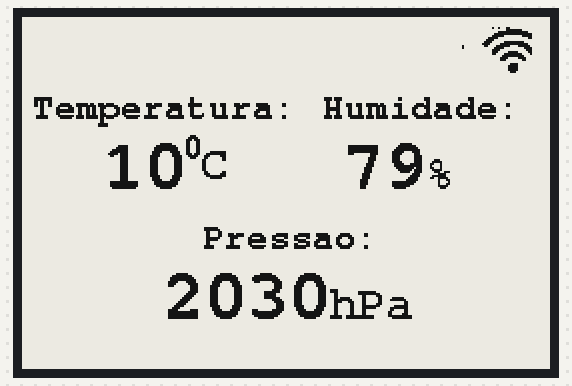
The sketch below on a simulated Arduino Uno, built for the host (arithmetic inside an expression is 32-bit, double 64-bit). Parts: 264×176 one-colour display.

Above: at 2.1 s.

The sketch:

Display.ino
```cpp
/*
Bibliotecas
*/
#include <GxEPD.h>
#include <GxGDEW027W3/GxGDEW027W3.h>

//Tamanho das letras no display
#include <Fonts/FreeMonoBold9pt7b.h>
#include <Fonts/FreeMonoBold12pt7b.h>
#include <Fonts/FreeMonoBold18pt7b.h>
#include <Fonts/FreeMonoBold24pt7b.h>

#include GxEPD_BitmapExamples

#include <GxIO/GxIO_SPI/GxIO_SPI.h>
#include <GxIO/GxIO.h>

// Include de imagens
#include "wi_fi.h"
#include "no_wi_fi.h"


GxIO_Class io(SPI, /*CS=D8*/ SS, /*DC=D3*/ 0, /*RST=D4*/ 12); // arbitrary selection of D3(=0), D4(=2), selected for default of GxEPD_Class
GxEPD_Class display(io, /*RST=D4*/ 12, /*BUSY=D2*/ 16); // default selection of D4(=2), D2(=4)

void setup() {
  // put your setup code here, to run once:
  display.init(115200);

}

void loop() {
  // put your main code here, to run repeatedly:
  int tamost = 2000; //Definido pelo utilizador

  //Valor para teste do display
  int t = 10.04;
  int p = 2030.12;
  int h = 79.95;


  // Estudo da rotação do display
  /*
  display.setRotation(2);//display.setRotation(0);
  const GFXfont* f = &FreeMonoBold9pt7b;//Define o Tamanho da letra
  const GFXfont* f1 = &FreeMonoBold12pt7b;//Define o Tamanho da letra
  const GFXfont* f2 = &FreeMonoBold18pt7b;//Define o Tamanho da letra
  display.setFont(f);
  display.fillScreen(GxEPD_WHITE);
  display.setTextColor(GxEPD_BLACK);
  display.drawBitmap(135,5,gImage_wi_fi, 35,25, GxEPD_BLACK);
  display.setCursor(20, 50);
  display.setFont(f);
  display.print("Temperatura:");
  display.setFont(f2);
  display.setCursor(30, 85);
  display.print(t);
  display.setCursor(100, 70);
  display.setFont(f);
  display.print("0");
  display.setCursor(109, 80);
  display.setFont(f1);
  display.print("C");

  display.setCursor(45, 200);
  display.setFont(f);
  display.print("Pressao: ");
  display.setFont(f2);
  display.setCursor(20, 235);
  display.print(p / 100.0);
  display.setFont(f1);
  display.print("hPa");

  display.setCursor(40, 125);
  display.setFont(f);
  display.println("Humidade:");
  display.setFont(f2);
  display.setCursor(60, 160);
  display.print(h);
  display.setFont(f1);
  //int a = readButtons();
  //display.print(a);
  display.print("%");
  */

  //Impressão dos caracteres do display
  //Código Posicao Normal
  display.setRotation(3);//display.setRotation(1);
  const GFXfont* f = &FreeMonoBold9pt7b;//Define o Tamanho da letra
  const GFXfont* f1 = &FreeMonoBold12pt7b;//Define o Tamanho da letra
  const GFXfont* f2 = &FreeMonoBold18pt7b;//Define o Tamanho da letra
  display.setFont(f);
  display.fillScreen(GxEPD_WHITE);      //Definir cor de fundo
  display.setTextColor(GxEPD_BLACK);    //Definir a cor das letras
  display.drawBitmap(220,5,gImage_wi_fi, 35,25, GxEPD_BLACK); //Imprimir Imagem
  display.setCursor(5, 50);             //Selecionar o local onde imprimir a imagem
  display.setFont(f);
  display.print("Temperatura:");
  display.setFont(f2);
  display.setCursor(40, 85);
  display.print(t);
  display.setCursor(80, 70);
  display.setFont(f);
  display.print("0");
  display.setCursor(89, 80);
  display.setFont(f1);
  display.print("C");

  display.setCursor(90, 115);
  display.setFont(f);
  display.print("Pressao: ");
  display.setFont(f2);
  display.setCursor(70, 150);
  display.print(p);
  display.setFont(f1);
  display.print("hPa");

  display.setCursor(150, 50);
  display.setFont(f);
  display.println("Humidade:");
  display.setFont(f2);
  display.setCursor(160, 85);
  display.print(h);
  display.setFont(f1);
  display.print("%");


  display.update(); // Atualização do display
  delay(tamost);

}
```

wi_fi.h
```cpp
//35x23
const unsigned char gImage_wi_fi[121] PROGMEM = { 0X00,0X01,0X23,0X00,0X17,0X00,
0X00,0X03,0XFC,0X00,0X00,0X00,0X3F,0XFF,0X80,0X00,0X00,0XFF,0XFF,0XE0,0X00,0X01,
0XF8,0X03,0XF8,0X00,0X07,0XC0,0X00,0X7C,0X00,0X0F,0X00,0X00,0X1E,0X00,0X1E,0X07,
0XFE,0X0F,0X00,0X3C,0X1F,0XFF,0X87,0X80,0X18,0X7F,0X0F,0XC3,0X80,0X00,0XF8,0X01,
0XE0,0X00,0X01,0XE0,0X00,0XF0,0X00,0X01,0XC1,0XF0,0X78,0X00,0X01,0X87,0XFC,0X30,
0X00,0X00,0X0F,0XFE,0X00,0X00,0X00,0X1E,0X0F,0X00,0X00,0X00,0X1C,0X03,0X00,0X00,
0X00,0X00,0X00,0X00,0X00,0X00,0X00,0XF0,0X00,0X00,0X00,0X01,0XF0,0X00,0X00,0X00,
0X01,0XF0,0X00,0X00,0X00,0X01,0XF0,0X00,0X00,0X00,0X00,0XE0,0X00,0X00,0X00,0X00,
0X00,0X00,0X00,};
```

Source omitted: no_wi_fi.h (data table, 828 bytes)
